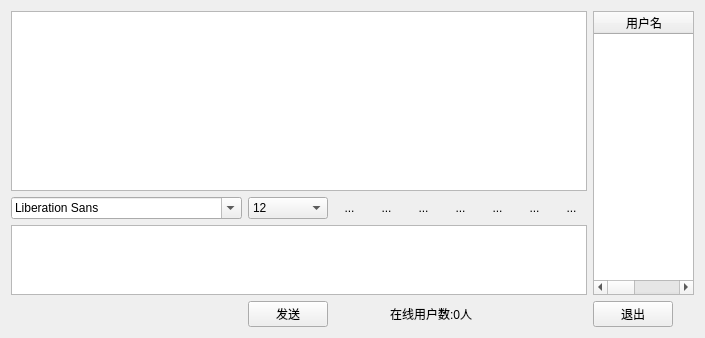
<?xml version="1.0" encoding="UTF-8"?>
<ui version="4.0">
 <class>Widget</class>
 <widget class="QWidget" name="Widget">
  <property name="geometry">
   <rect>
    <x>0</x>
    <y>0</y>
    <width>705</width>
    <height>299</height>
   </rect>
  </property>
  <property name="windowTitle">
   <string>局域网聊天</string>
  </property>
  <layout class="QGridLayout" name="gridLayout">
   <item row="1" column="7">
    <widget class="QToolButton" name="sendTool">
     <property name="minimumSize">
      <size>
       <width>31</width>
       <height>0</height>
      </size>
     </property>
     <property name="maximumSize">
      <size>
       <width>30</width>
       <height>30</height>
      </size>
     </property>
     <property name="toolTip">
      <string>传输文件</string>
     </property>
     <property name="text">
      <string>...</string>
     </property>
     <property name="icon">
      <iconset resource="image.qrc">
       <normaloff>:/images/send.png</normaloff>:/images/send.png</iconset>
     </property>
     <property name="iconSize">
      <size>
       <width>22</width>
       <height>22</height>
      </size>
     </property>
     <property name="autoRaise">
      <bool>true</bool>
     </property>
    </widget>
   </item>
   <item row="3" column="10">
    <widget class="QPushButton" name="exitPushButton">
     <property name="text">
      <string>退出</string>
     </property>
    </widget>
   </item>
   <item row="2" column="0" colspan="10">
    <widget class="QTextEdit" name="messageTextEdit"/>
   </item>
   <item row="3" column="11">
    <spacer name="horizontalSpacer_4">
     <property name="orientation">
      <enum>Qt::Horizontal</enum>
     </property>
     <property name="sizeHint" stdset="0">
      <size>
       <width>107</width>
       <height>20</height>
      </size>
     </property>
    </spacer>
   </item>
   <item row="1" column="9">
    <widget class="QToolButton" name="clearTool">
     <property name="minimumSize">
      <size>
       <width>31</width>
       <height>0</height>
      </size>
     </property>
     <property name="maximumSize">
      <size>
       <width>30</width>
       <height>30</height>
      </size>
     </property>
     <property name="toolTip">
      <string>清空聊天记录</string>
     </property>
     <property name="text">
      <string>...</string>
     </property>
     <property name="icon">
      <iconset resource="image.qrc">
       <normaloff>:/images/clear.png</normaloff>:/images/clear.png</iconset>
     </property>
     <property name="iconSize">
      <size>
       <width>22</width>
       <height>22</height>
      </size>
     </property>
     <property name="autoRaise">
      <bool>true</bool>
     </property>
    </widget>
   </item>
   <item row="1" column="0">
    <widget class="QFontComboBox" name="fontComboBox"/>
   </item>
   <item row="1" column="3" colspan="2">
    <widget class="QToolButton" name="italicTool">
     <property name="minimumSize">
      <size>
       <width>31</width>
       <height>0</height>
      </size>
     </property>
     <property name="maximumSize">
      <size>
       <width>30</width>
       <height>30</height>
      </size>
     </property>
     <property name="toolTip">
      <string>倾斜</string>
     </property>
     <property name="text">
      <string>...</string>
     </property>
     <property name="icon">
      <iconset resource="image.qrc">
       <normaloff>:/images/italic.png</normaloff>:/images/italic.png</iconset>
     </property>
     <property name="iconSize">
      <size>
       <width>22</width>
       <height>22</height>
      </size>
     </property>
     <property name="checkable">
      <bool>true</bool>
     </property>
     <property name="autoRaise">
      <bool>true</bool>
     </property>
    </widget>
   </item>
   <item row="0" column="0" colspan="10">
    <widget class="QTextBrowser" name="messageBrowser">
     <property name="minimumSize">
      <size>
       <width>0</width>
       <height>180</height>
      </size>
     </property>
    </widget>
   </item>
   <item row="3" column="2" colspan="2">
    <spacer name="horizontalSpacer_2">
     <property name="orientation">
      <enum>Qt::Horizontal</enum>
     </property>
     <property name="sizeHint" stdset="0">
      <size>
       <width>46</width>
       <height>20</height>
      </size>
     </property>
    </spacer>
   </item>
   <item row="3" column="7" colspan="3">
    <spacer name="horizontalSpacer_3">
     <property name="orientation">
      <enum>Qt::Horizontal</enum>
     </property>
     <property name="sizeHint" stdset="0">
      <size>
       <width>98</width>
       <height>20</height>
      </size>
     </property>
    </spacer>
   </item>
   <item row="3" column="1">
    <widget class="QPushButton" name="sendPushButton">
     <property name="text">
      <string>发送</string>
     </property>
    </widget>
   </item>
   <item row="0" column="10" rowspan="3" colspan="2">
    <widget class="QTableWidget" name="userTableWidget">
     <property name="selectionMode">
      <enum>QAbstractItemView::SingleSelection</enum>
     </property>
     <column>
      <property name="text">
       <string>用户名</string>
      </property>
     </column>
     <column>
      <property name="text">
       <string>主机名</string>
      </property>
     </column>
     <column>
      <property name="text">
       <string>IP地址</string>
      </property>
     </column>
    </widget>
   </item>
   <item row="3" column="0">
    <spacer name="horizontalSpacer">
     <property name="orientation">
      <enum>Qt::Horizontal</enum>
     </property>
     <property name="sizeHint" stdset="0">
      <size>
       <width>163</width>
       <height>20</height>
      </size>
     </property>
    </spacer>
   </item>
   <item row="3" column="4" colspan="3">
    <widget class="QLabel" name="userNumLabel">
     <property name="text">
      <string>在线用户数:0人</string>
     </property>
    </widget>
   </item>
   <item row="1" column="5">
    <widget class="QToolButton" name="underlineTool">
     <property name="minimumSize">
      <size>
       <width>31</width>
       <height>0</height>
      </size>
     </property>
     <property name="maximumSize">
      <size>
       <width>30</width>
       <height>30</height>
      </size>
     </property>
     <property name="toolTip">
      <string>下划线</string>
     </property>
     <property name="text">
      <string>...</string>
     </property>
     <property name="icon">
      <iconset resource="image.qrc">
       <normaloff>:/images/under.png</normaloff>:/images/under.png</iconset>
     </property>
     <property name="iconSize">
      <size>
       <width>22</width>
       <height>22</height>
      </size>
     </property>
     <property name="checkable">
      <bool>true</bool>
     </property>
     <property name="autoRaise">
      <bool>true</bool>
     </property>
    </widget>
   </item>
   <item row="1" column="1">
    <widget class="QComboBox" name="sizeComboBox">
     <property name="currentIndex">
      <number>3</number>
     </property>
     <item>
      <property name="text">
       <string>9</string>
      </property>
     </item>
     <item>
      <property name="text">
       <string>10</string>
      </property>
     </item>
     <item>
      <property name="text">
       <string>11</string>
      </property>
     </item>
     <item>
      <property name="text">
       <string>12</string>
      </property>
     </item>
     <item>
      <property name="text">
       <string>13</string>
      </property>
     </item>
     <item>
      <property name="text">
       <string>14</string>
      </property>
     </item>
     <item>
      <property name="text">
       <string>15</string>
      </property>
     </item>
     <item>
      <property name="text">
       <string>16</string>
      </property>
     </item>
     <item>
      <property name="text">
       <string>17</string>
      </property>
     </item>
     <item>
      <property name="text">
       <string>18</string>
      </property>
     </item>
     <item>
      <property name="text">
       <string>19</string>
      </property>
     </item>
     <item>
      <property name="text">
       <string>20</string>
      </property>
     </item>
     <item>
      <property name="text">
       <string>21</string>
      </property>
     </item>
     <item>
      <property name="text">
       <string>22</string>
      </property>
     </item>
    </widget>
   </item>
   <item row="1" column="6">
    <widget class="QToolButton" name="colorTool">
     <property name="minimumSize">
      <size>
       <width>31</width>
       <height>0</height>
      </size>
     </property>
     <property name="maximumSize">
      <size>
       <width>30</width>
       <height>30</height>
      </size>
     </property>
     <property name="toolTip">
      <string>更改字体颜色</string>
     </property>
     <property name="text">
      <string>...</string>
     </property>
     <property name="icon">
      <iconset resource="image.qrc">
       <normaloff>:/images/color.png</normaloff>:/images/color.png</iconset>
     </property>
     <property name="iconSize">
      <size>
       <width>22</width>
       <height>22</height>
      </size>
     </property>
     <property name="autoRaise">
      <bool>true</bool>
     </property>
    </widget>
   </item>
   <item row="1" column="8">
    <widget class="QToolButton" name="saveTool">
     <property name="minimumSize">
      <size>
       <width>31</width>
       <height>0</height>
      </size>
     </property>
     <property name="maximumSize">
      <size>
       <width>30</width>
       <height>30</height>
      </size>
     </property>
     <property name="toolTip">
      <string>保存聊天记录</string>
     </property>
     <property name="text">
      <string>...</string>
     </property>
     <property name="icon">
      <iconset resource="image.qrc">
       <normaloff>:/images/save.png</normaloff>:/images/save.png</iconset>
     </property>
     <property name="iconSize">
      <size>
       <width>22</width>
       <height>22</height>
      </size>
     </property>
     <property name="autoRaise">
      <bool>true</bool>
     </property>
    </widget>
   </item>
   <item row="1" column="2">
    <widget class="QToolButton" name="blodTool">
     <property name="minimumSize">
      <size>
       <width>31</width>
       <height>0</height>
      </size>
     </property>
     <property name="maximumSize">
      <size>
       <width>30</width>
       <height>30</height>
      </size>
     </property>
     <property name="toolTip">
      <string>加粗</string>
     </property>
     <property name="text">
      <string>...</string>
     </property>
     <property name="icon">
      <iconset resource="image.qrc">
       <normaloff>:/images/bold.png</normaloff>:/images/bold.png</iconset>
     </property>
     <property name="iconSize">
      <size>
       <width>22</width>
       <height>22</height>
      </size>
     </property>
     <property name="checkable">
      <bool>true</bool>
     </property>
     <property name="autoRaise">
      <bool>true</bool>
     </property>
    </widget>
   </item>
  </layout>
 </widget>
 <layoutdefault spacing="6" margin="11"/>
 <resources>
  <include location="image.qrc"/>
 </resources>
 <connections/>
</ui>
